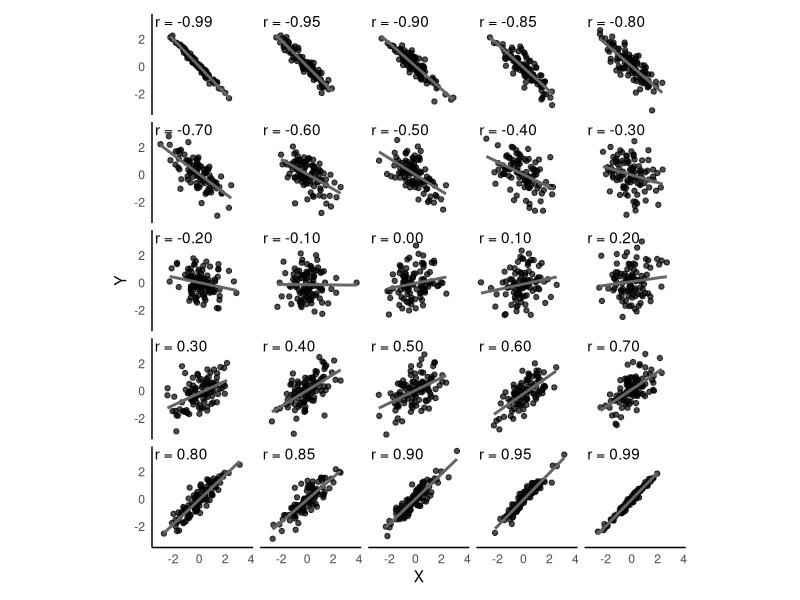

Recreate this plot in R.
# Generate data with given correlation
generate_data <- function(n, rho) {
  Sigma <- base::matrix(c(1, rho, rho, 1), ncol = 2)
  MASS::mvrnorm(n = n, mu = c(0, 0), Sigma = Sigma)
}

# Reproducibility
base::set.seed(123)
n <- 100

# Define correlation matrix for 25 panels (5x5), center = 0
rho_mat <- base::matrix(c(
  -0.99, -0.95, -0.90, -0.85, -0.80,
  -0.70, -0.60, -0.50, -0.40, -0.30,
  -0.20, -0.10,  0.00,  0.10,  0.20,
   0.30,  0.40,  0.50,  0.60,  0.70,
   0.80,  0.85,  0.90,  0.95,  0.99
), nrow = 5, byrow = TRUE)

# Build dataframe
layout_df <- base::do.call(base::rbind,
  base::lapply(base::seq_len(base::nrow(rho_mat)), function(r) {
    base::do.call(base::rbind,
      base::lapply(base::seq_len(base::ncol(rho_mat)), function(c) {
        rho <- rho_mat[r, c]
        m <- generate_data(n, rho)
        base::data.frame(
          x = m[,1],
          y = m[,2],
          rho = rho,
          row = base::factor(r, levels = 1:5),
          col = base::factor(c, levels = 1:5),
          label = base::sprintf("r = %.2f", rho)
        )
      })
    )
  })
)

# Plot
ggplot2::ggplot(layout_df, ggplot2::aes(x = x, y = y)) +
  ggplot2::geom_point(alpha = 0.7) +
  ggplot2::geom_smooth(method = "lm", se = FALSE, color = "gray40") +
  ggplot2::facet_grid(rows = ggplot2::vars(row), cols = ggplot2::vars(col), drop = FALSE) +
  ggplot2::labs(x = "X", y = "Y") +
  ggplot2::theme_minimal() +
  ggplot2::theme(
    strip.text        = ggplot2::element_blank(),
    panel.grid.major  = ggplot2::element_blank(),
    panel.grid.minor  = ggplot2::element_blank(),
    axis.line         = ggplot2::element_line(color = "black"),
    aspect.ratio      = 1,
    panel.spacing     = grid::unit(0.35, "lines"),
    plot.margin       = ggplot2::margin(10, 5, 10, 5)
  ) +
  ggplot2::geom_text(
    data = stats::aggregate(cbind(x, y) ~ label + row + col, layout_df, function(z) NA)[, c("label","row","col")],
    inherit.aes = FALSE,
    ggplot2::aes(x = -Inf, y = Inf, label = label),
    hjust = -0.05, vjust = 1.1
  )
